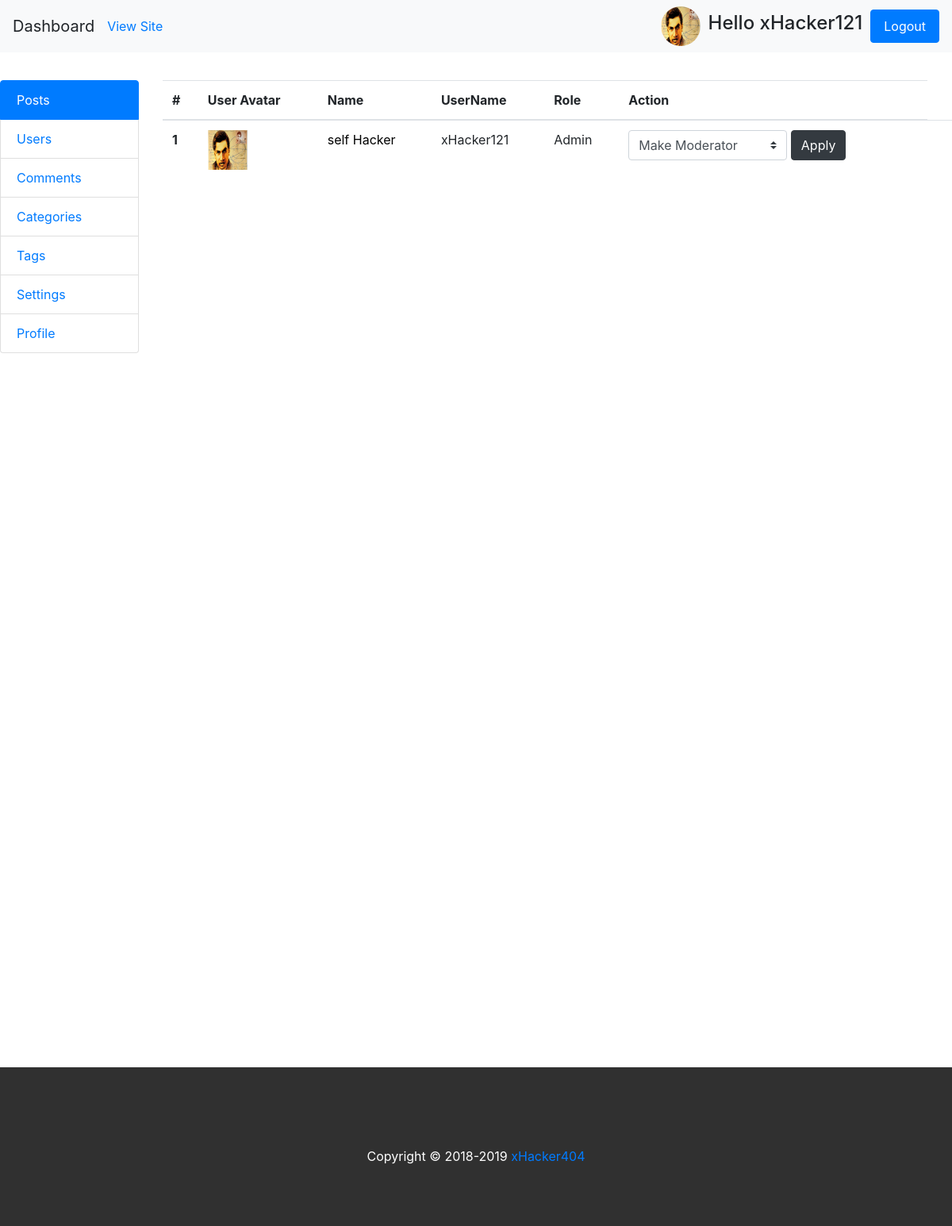
The app's page /backend/users/ (signed in), older data.
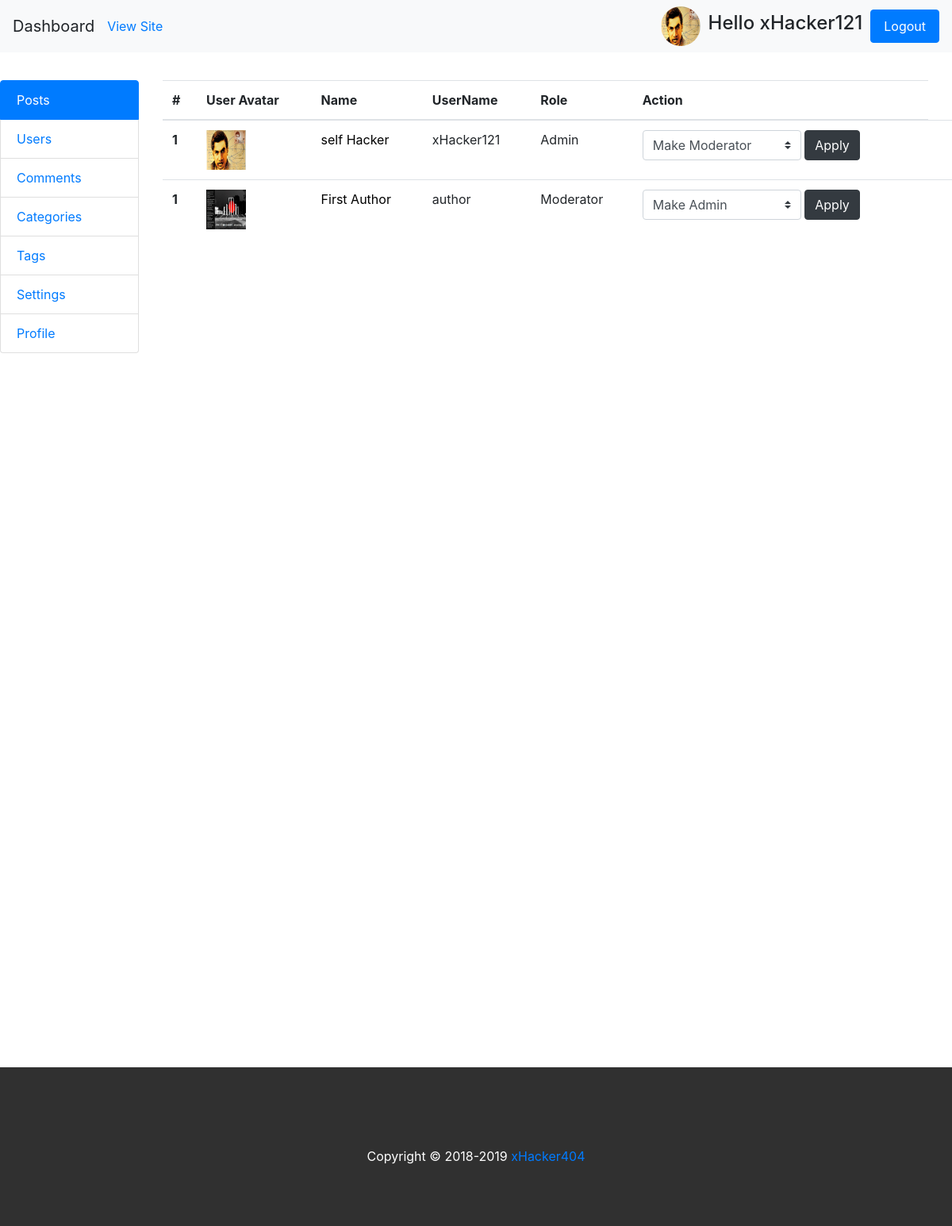
The same page, newer data.
### accounts/models.py (models this page shows, shortened)
class UserProfileInfo(models.Model):
    user = models.OneToOneField(User,on_delete=models.CASCADE)
    portfolio = models.URLField(blank=True)
    profile_pic = models.ImageField(upload_to='profile_pics', blank=True)

### backend/views.py (the view)
# urls.py: path('users/', views.users, name='users'),
@user_passes_test(is_admin)
def users(request):
    users = UserProfileInfo.objects.all()
    my_dict = {'users':users}
    return render(request, 'backend/users.html', context=my_dict)

### backend/views.py (called while the page is built)
def is_admin(user):
    return user.is_superuser and user.is_staff

### blog/context_processors.py (called while the page is built)
def post_widget(request):
    all_posts = Post.objects.filter(status='published').order_by('published_date')
    years = []
    tags = Tag.objects.all()
    categories = Category.objects.all()
    for post in all_posts :
        year = post.published_date.year
        if year not in years:
            years.append(year)
    return {
    'all_posts':all_posts,
    'years':years,
    'tags':tags,
    'categories':categories
    }

def site_settings(request):
    settings = BlogSettings.objects.get(id=1)
    site_icon = settings.site_icon
    site_logo = settings.site_logo
    site_title = settings.site_title
    tagline = settings.tagline
    keywords = settings.keywords
    description = settings.description
    post_per_page = settings.post_per_page
    return {
    'site_icon':site_icon,
    'site_logo':site_logo,
    'site_title':site_title,
    'tagline':tagline,
    'keywords':keywords,
    'description':description,
     'post_per_page':post_per_page
    }

### templates/backend/users.html (shortened to what this page needs)
<!DOCTYPE html>
{% extends 'backend/base.html'%}
{% block content %}
<div class="col-md-10" >
    <div class="post" style="height:1200px; overflow: scroll">
        <table class="table">
          <thead>
            <tr>
              <th scope="col">#</th>
              <th scope="col">User Avatar</th>
              <th scope="col">Name</th>
              <th scope="col">UserName</th>
              <th scope="col">Role</th>
              <th scope="col">Action</th>
            </tr>
          </thead>
          <tbody>
        {% if users %}
          {% for profile in users %}
          <tr>
            <th scope="row">1</th>
             <td style="width: auto"><img src="/media/{{profile.profile_pic}}" alt="xHacker404" width="50px" height="50px"> </td>
            <td> <a href="{% url 'backend:profile'%}">{{profile.user.first_name}} {{profile.user.last_name}}</a> </td>
            <td>{{profile.user.username}}</td>
            {% if profile.user.is_superuser %}
            <td>Admin</td>
            <td>
              <form action="{% url 'backend:moderate_user'%}" method="POST">
                <select name="action" class="custom-select" style="width:200px">
                  <option value="moderator">
                    Make Moderator
                  </option>
                </select>
              <button type="submit" class="btn btn-dark">Apply</a>
                  </form>
            </td>
            {% elif profile.user.is_staff %}
            <td>Moderator</td>
            <td>
              <form action="{% url 'backend:moderate_user'%}" method="POST">
                <select name="action" class="custom-select" style="width:200px">
                  <option value="admin">
                    Make Admin
                  </option>
                </select>
                <button type="submit" class="btn btn-dark">Apply</a>
              </form>
            </td>
            {% endif %}
            <td></td>
          </tr>
          {% endfor %}
        {% endif %}
          </tbody>
        </table>
    </div>
</div>
{% endblock %}

### templates/backend/base.html (shortened to what this page needs)
<!DOCTYPE html>
{% load staticfiles %}
<html lang="us">
<head>
	<link href="{% static "css/bootstrap.min.css" %}"rel="stylesheet" type="text/css">
	<link href="{% static "css/jquery-ui.css" %}" rel="stylesheet">
	<link type="text/css" rel="stylesheet" href="https://cdn.jsdelivr.net/jquery.jssocials/1.4.0/jssocials.css" />
	<link type="text/css" rel="stylesheet" href="https://cdn.jsdelivr.net/jquery.jssocials/1.4.0/jssocials-theme-classic.css"/>
	<link rel="stylesheet" href="https://cdnjs.cloudflare.com/ajax/libs/font-awesome/4.7.0/css/font-awesome.min.css">
	  <link href="https://cdnjs.cloudflare.com/ajax/libs/summernote/0.8.11/summernote-bs4.css" rel="stylesheet">
	<link href="{% static "css/style.css" %}" rel="stylesheet" type="text/css">
</head>
<body>
    <div class="fluid-container">
    <div class="row">
        <div class="col-md-12">
            <nav class="navbar navbar-expand-lg navbar-light bg-light fixed-top">
              <a class="navbar-brand">Dashboard</a>
							<a target="_blank" href="{% url 'index' %}">View Site</a>
              <div class="collapse navbar-collapse" id="navbarSupportedContent">
                <form class="form-inline my-2 my-lg-0">
                  <img src="/media/{{profile_pic}}" width="50px;" height="50px;" class="profile-icon">
									<h2 style="font-size:24px; padding-left:10px; padding-right:10px"> Hello {{user.username }} </h2>
									<a class="nav-link btn btn-primary" href="{% url 'blog:logout' %}" >Logout</a>
                </form>
              </div>
         </nav>
        </div>
    </div>
        <div class="row" style="margin-top:100px ">
            <div class="col-md-2" id="left-sidebar">
                <div class="list-group">
                    {% if user.is_staff and user.is_superuser %}
										<a href="{% url 'backend:posts'%}" class="list-group-item active">Posts</a>
                    <a href="{% url 'backend:users'%}" class="list-group-item ">Users</a>
                    <a href="{% url 'backend:comments'%}" class="list-group-item ">Comments</a>
                    <a href="{% url 'backend:categories'%}" class="list-group-item ">Categories</a>
                    <a href="{% url 'backend:tags'%}" class="list-group-item ">Tags</a>
										<a href="{% url 'backend:settings'%}" class="list-group-item ">Settings</a>
                    <a href="{% url 'backend:profile'%}" class="list-group-item ">Profile</a>
										{% endif %}
                </div>
            </div>
      	{% block content %}
				{% endblock %}
        </div>
    <div class="row">
            <div class="col-md-12">
                <footer>
                    Copyright &copy; 2018-2019 <a href="#">xHacker404</a>
                </footer>
            </div>
    </div>
    </div>
</body>
</html>

Row changes from the older to the newer data that the page shows:
added UserProfileInfo: profile_pic (picture), user.first_name "First", user.last_name "Author", user.username "author"
